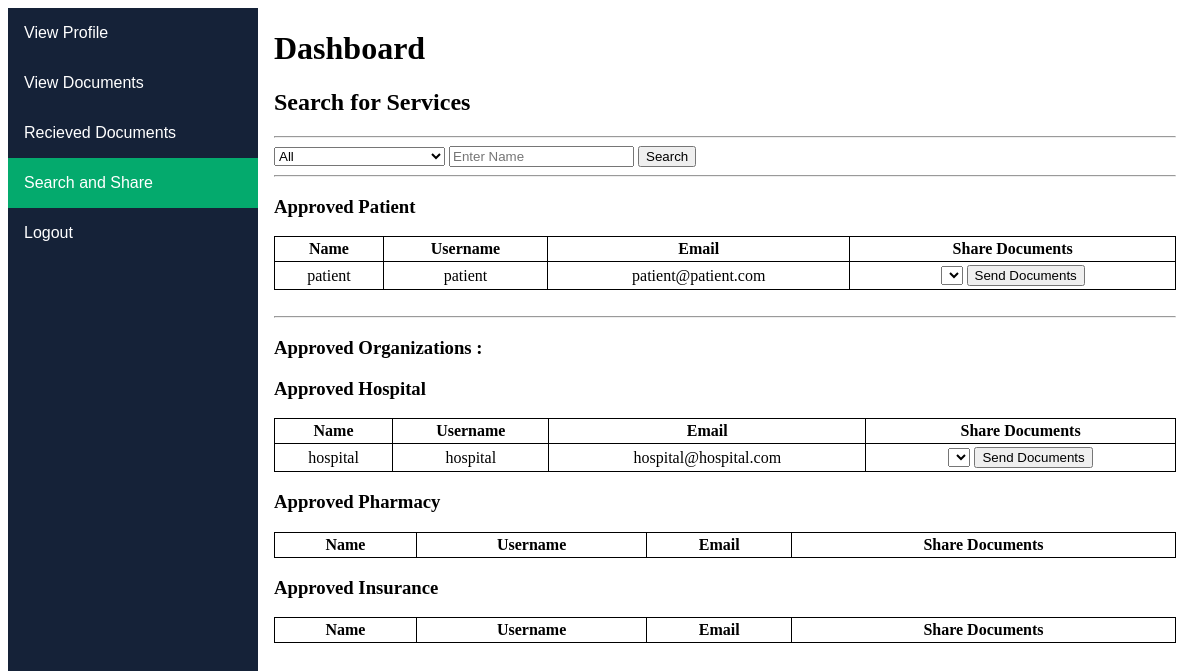
Before: /search/ (signed in) with the older database file.
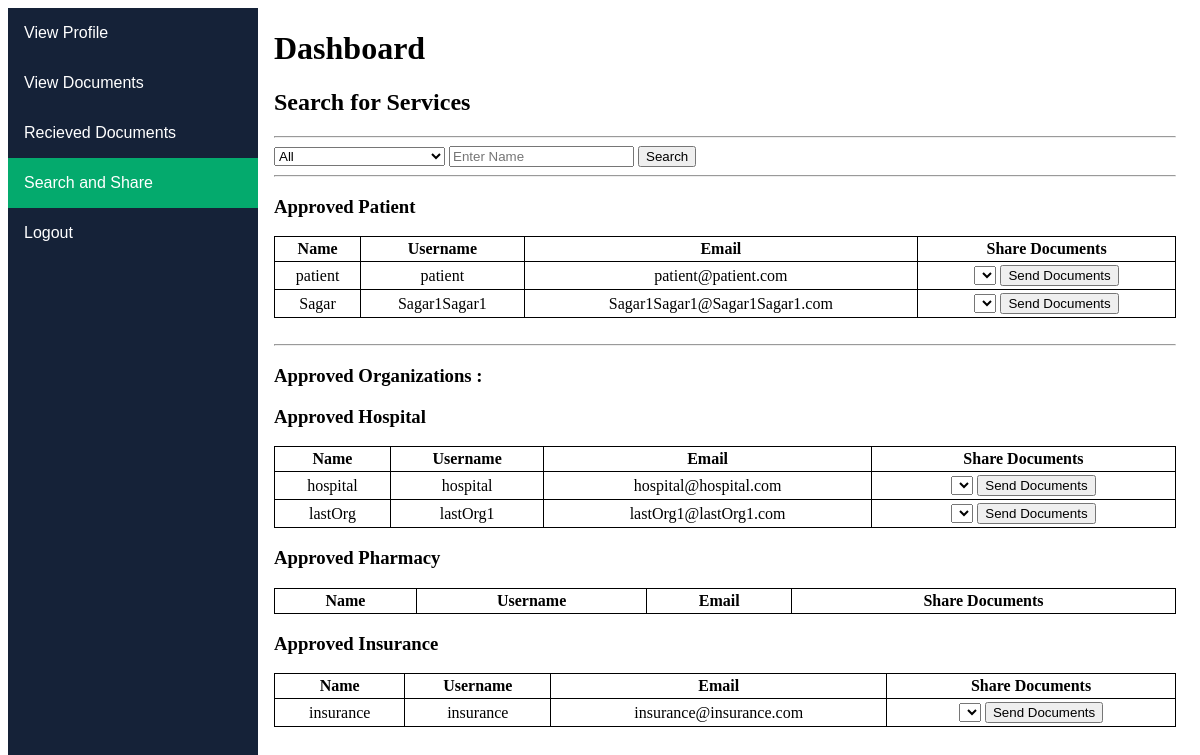
After: the same page with the newer database file.
### PDMS/models.py (models this page shows, shortened)
class Users(models.Model):
	user = models.OneToOneField(allUsers, on_delete = models.CASCADE);
	sub_category = models.CharField(max_length = 22);
	poi = models.FileField(upload_to = getDirectory, validators = [FileExtensionValidator(['pdf'])], max_length = 250);

class allUsers(models.Model):
	user = models.OneToOneField(User, on_delete = models.CASCADE);
	status = models.BooleanField();
	top_category = models.CharField(max_length = 15);
	doc_counter = 1;

class Organizations(models.Model):
	user = models.OneToOneField(allUsers, on_delete = models.CASCADE);
	sub_category = models.CharField(max_length = 22);
	desc = models.CharField(max_length = 85);
	pic1 = models.FileField(upload_to = getDirectory, max_length = 250);
	pic2 = models.FileField(upload_to = getDirectory, max_length = 250);
	location = models.CharField(max_length = 50);
	contact = models.CharField(max_length = 12);
	poi = models.FileField(upload_to = getDirectory, validators = [FileExtensionValidator(['pdf'])], max_length = 250);

### PDMS/views.py (the view, shortened to what this page needs)
# urls.py: path('search/', views.search, name = "search"),
def search(response):
	if response.user.is_authenticated:
		user = get_object_or_404(allUsers, user = response.user);
		data = {"data1" : Users.objects.all(),
				"data2" : Organizations.objects.all(),
				"data3": ["Patient","HealthCareProfessional"],
				"data4": ["Hospital","Pharmacy", "Insurance"],
				"data5" : [],
				"data6" : False,
				"data7" : ""
		}
		if user.top_category == "admin":
			if response.method == "POST":
				resp = response.POST;
				r1 = resp.get('Users');
				r2 = resp.get('Name');
				data3 = User.objects.filter(first_name__startswith  = r2);
				data5 = [];
				for ob in data3:
					temp = allUsers.objects.filter(user = ob).first();
					if temp != None:
						if(temp.status == True):
							temp2 = "xxx";
							if temp.top_category == "Users":
								temp2 = Users.objects.get(user = temp);
							elif temp.top_category == "Organizations":
								temp2 = Organizations.objects.get(user = temp);
							if temp2!="xxx" and (temp2.sub_category == r1 or r1 =="all"):
								data5.append(temp2);
				data["data5"] = data5;
				data['data6'] = True;
				s = "Showing result for " + r1 +" category";
				if(r2 != ""):
					s+=" with name "+ r2;
				data["data7"] = s;
			return render(response,"PDMS/AdminSearch.html",data);
		elif user.status == True:
			if user.top_category == "Users":
				sub_user = get_object_or_404(Users, user = user);
				if sub_user.sub_category == "Patient":
					data["data3"] = ["HealthCareProfessional"]
					if response.method == "POST":
						resp = response.POST;
						r1 = resp.get('Users');
						r2 = resp.get('Name');
						data3 = User.objects.filter(first_name__startswith  = r2);
						data5 = [];
						for ob in data3:
							temp = allUsers.objects.filter(user = ob).first();
							if temp != None:
								if(temp.status == True):
									temp2 = "xxx";
									if temp.top_category == "Users":
										temp2 = Users.objects.get(user = temp);
									elif temp.top_category == "Organizations":
										temp2 = Organizations.objects.get(user = temp);
									if temp2!="xxx" and (temp2.sub_category == r1 or r1 =="all"):
										data5.append(temp2);
						data["data5"] = data5;
						data['data6'] = True;
						s = "Showing result for " + r1 +" category";
						if(r2 != ""):
							s+=" with name "+ r2;
						data["data7"] = s;
					data["data8"] = ShowUploads(user);
					return render(response,"PDMS/PatientSearch.html",data);
				elif sub_user.sub_category == "HealthCareProfessional":
					data["data3"] = ["Patient"]
					if response.method == "POST":
						resp = response.POST;
						r1 = resp.get('Users');
						r2 = resp.get('Name');
						data3 = User.objects.filter(first_name__startswith  = r2);
						data5 = [];
						for ob in data3:
							temp = allUsers.objects.filter(user = ob).first();
							if temp != None:
								if(temp.status == True):
									temp2 = "xxx";
									if temp.top_category == "Users":
										temp2 = Users.objects.get(user = temp);
									elif temp.top_category == "Organizations":
										temp2 = Organizations.objects.get(user = temp);
									if temp2!="xxx" and (temp2.sub_category == r1 or r1 =="all"):
										data5.append(temp2);
						data["data5"] = data5;
						data['data6'] = True;
						s = "Showing result for " + r1 +" category";
						if(r2 != ""):
							s+=" with name "+ r2;
						data["data7"] = s;
					data["data8"] = ShowUploads(user);
					return render(response,"PDMS/PatientSearch.html",data);
			elif user.top_category == "Organizations":
				sub_user = get_object_or_404(Organizations, user = user);
				if sub_user.sub_category == "Hospital":
					data["data3"] = ["Patient"]
					data["data8"] = ShowUploads(user);
					return render(response,"PDMS/PatientSearch.html",data);
	return redirect("home");

### PDMS/views.py (called while the page is built)
def ShowUploads(user):
	l = [];
	if user.top_category == "Users":
		user2 = Users.objects.get(user = user);
		if(os.path.exists(user2.poi.path)):
			l.append(user2.poi);
		docs = UploadDocuments.objects.filter(user = user);
		for doc in docs:
			if os.path.exists(doc.documents.path):
				l.append(doc.documents);
			else:
				doc.delete();
	elif user.top_category =="Organizations":
		user2 = Organizations.objects.get(user = user);
		if(os.path.exists(user2.poi.path)):
			l.append(user2.poi);
		if(os.path.exists(user2.poi.path)):
			l.append(user2.pic1);
		if(os.path.exists(user2.poi.path)):
			l.append(user2.pic2);
		docs = UploadDocuments.objects.filter(user = user);
		for doc in docs:
			if os.path.exists(doc.documents.path):
				l.append(doc.documents);
			else:
				doc.delete();
	return l;

### PDMS/templates/PDMS/PatientSearch.html (shortened to what this page needs)
{% extends "PDMS/Patient.html"%}
{% block link1 %}inactive{%endblock%}
{% block link2 %}inactive{%endblock%}
{% block link3 %}inactive{%endblock%}
{% block link4 %}active{%endblock%}
{% block link5 %}inactive{%endblock%}
{%block content%}
<h2> Search for Services</h2>
<hr>
<form method="POST" action = "/search/">
	<select name = "Users">
		<option value = "all" selected>All</option>
	</select>
	<input type="text" name="Name" placeholder="Enter Name">
	<button type="submit">Search</button>
</form>
{%if data6 == False %}
<hr>
{%for i in data3%}
<h3>Approved {{i}} </h3>
<table>
	<tr>
		<th>Name</th>
		<th>Username</th>
		<th>Email</th>
		<th>Share Documents</th>
	</tr>
	{%for ob in data1%}
		{%if ob.sub_category == i and ob.user.status == True%}
		<tr>
			<td>{{ob.user.user.first_name}}</td>
			<td>{{ob.user.user.username}}</td>
			<td>{{ob.user.user.email}}</td>
			<td>
				<form method = "POST" action = "/sendDoc/">
					<select name = "Documents" required>
					</select>
					<button type="submit">Send Documents</button>
				</form>
			</td>
		</tr>
		{%endif%}
	{%endfor%}
</table>
{%endfor%}
<br><hr><h3>Approved Organizations :</h3>
{%for i in data4%}
<h3>Approved {{i}}</h3>
<table>
	<tr>
		<th>Name</th>
		<th>Username</th>
		<th>Email</th>
		<th>Share Documents</th>
	</tr>
	{%for ob in data2%}
		{%if ob.sub_category == i and ob.user.status == True%}
		<tr>
			<td>{{ob.user.user.first_name}}</td>
			<td>{{ob.user.user.username}}</td>
			<td>{{ob.user.user.email}}</td>
			<td>
				<form method = "POST" action = "/sendDoc/">
					<select name = "Documents" required>
					</select>
					<button type="submit">Send Documents</button>
				</form>
			</td>
		</tr>
		{%endif%}
	{%endfor%}
</table>
{%endfor%}
{%endif%}
{%endblock%}

Changed rows visible on the page:
now on this page (row unchanged): Users: user.user.first_name "Sagar", user.user.username "Sagar1Sagar1", user.user.email "Sagar1Sagar1@Sagar1Sagar1.com"
added Organizations: user.user.first_name "lastOrg", user.user.username "lastOrg1", user.user.email "lastOrg1@lastOrg1.com", shown under "Hospital"
now on this page (row unchanged): Organizations: user.user.first_name "insurance", user.user.username "insurance", user.user.email "insurance@insurance.com", shown under "Insurance"
